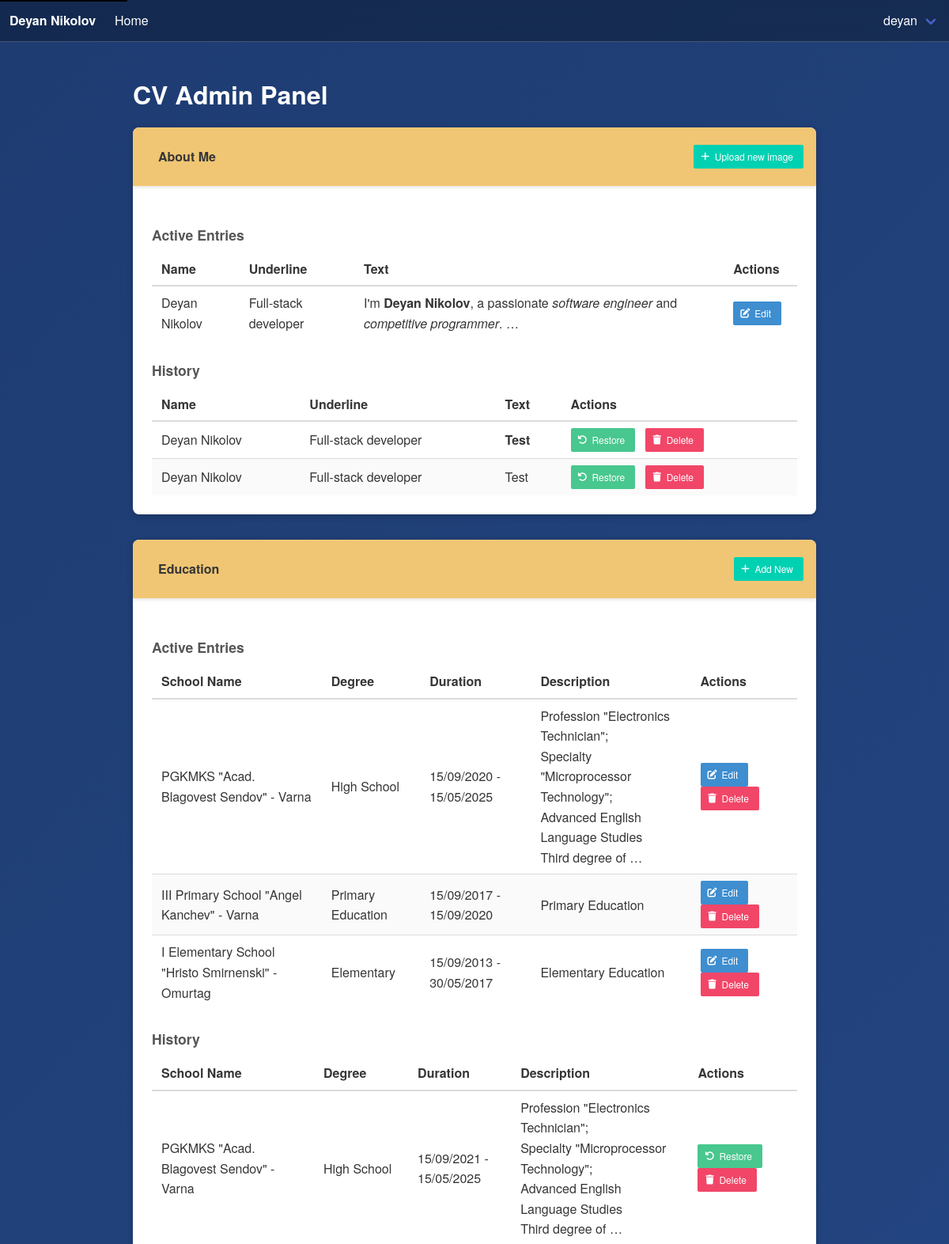
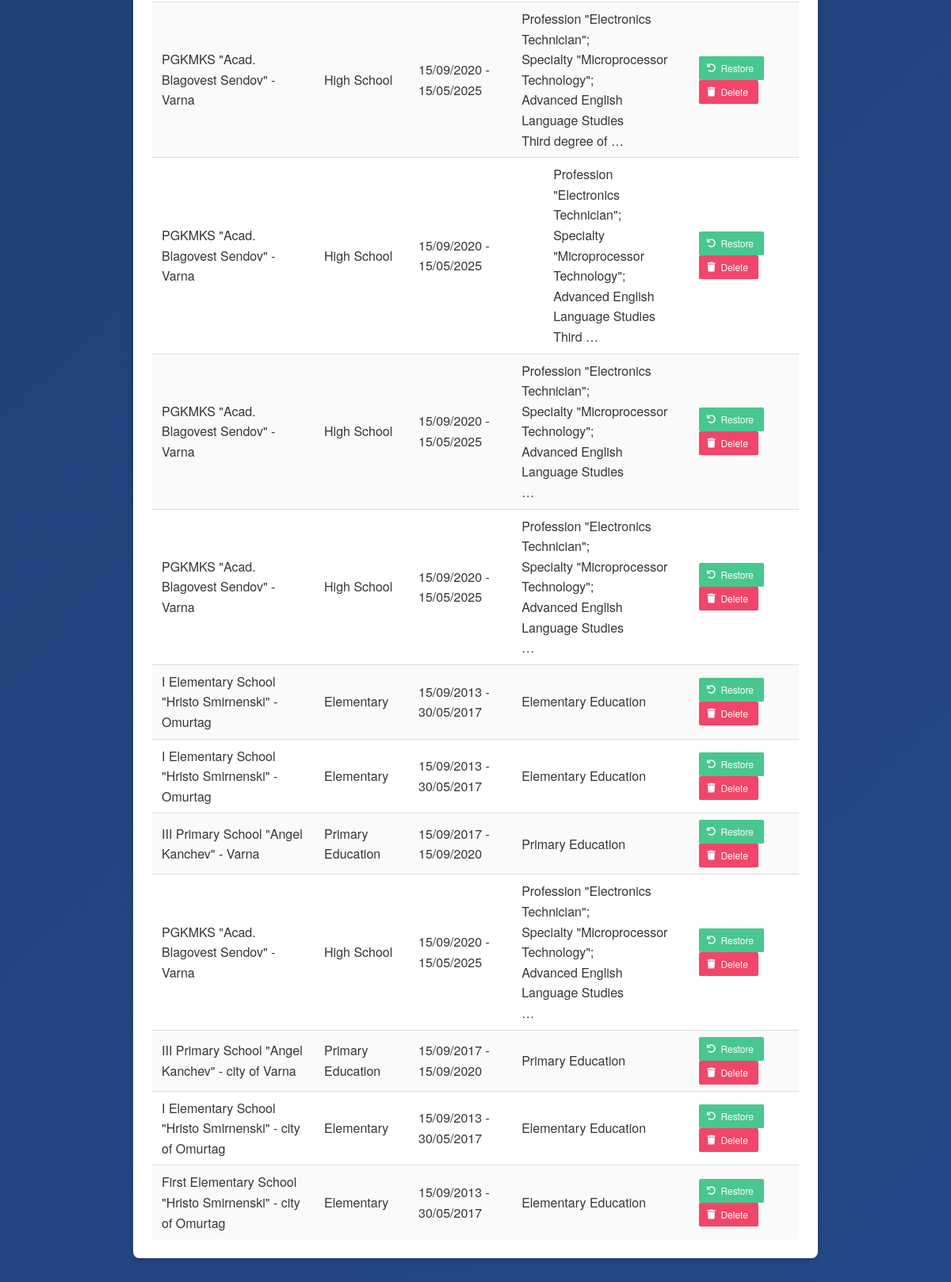
The page /accounts/cv-admin/ (signed in, upper part) on the database its author committed (2 pictures, top to bottom).
### accounts/models.py (models this page shows, shortened)
class CustomUser(AbstractUser):
    username = CharField(max_length=150, unique=True)
    first_name = CharField(max_length=150, blank=True)
    last_name = CharField(max_length=150, blank=True)
    email = CharField(max_length=150, unique=True)
    class Meta:
        verbose_name = "User"
        verbose_name_plural = "Users"
        ordering = ["username"]

### itbalgarche/models.py (models this page shows, shortened)
class AboutMe(models.Model):
    id = models.UUIDField(primary_key=True, default=uuid.uuid4, editable=False)
    image_name = models.CharField(max_length=255, null=True, blank=True)
    text = models.TextField()
    name = models.CharField(max_length=255)
    underline = models.CharField(max_length=255)
    created_at = models.DateTimeField(auto_now_add=True)
    updated_at = models.DateTimeField(auto_now=True)
    is_active = models.BooleanField(default=True)
    class Meta:
        verbose_name = "About Me"
        verbose_name_plural = "About Me"
        ordering = ['-created_at']

class Education(models.Model):
    id = models.UUIDField(primary_key=True, default=uuid.uuid4, editable=False)
    school_name = models.CharField(max_length=255)
    degree = models.CharField(max_length=255)
    start_date = models.CharField(max_length=255)
    end_date = models.CharField(max_length=255)
    graduated = models.BooleanField(default=False)
    description = models.TextField(default="", null=True, blank=True)
    created_at = models.DateTimeField(auto_now_add=True)
    updated_at = models.DateTimeField(auto_now=True)
    is_active = models.BooleanField(default=True)
    class Meta:
        verbose_name = "Education"
        verbose_name_plural = "Education"
        ordering = ['-created_at']

### accounts/views.py (the view)
# urls.py: path('cv-admin/', views.cv_admin, name='cv_admin'),
@login_required
@staff_member_required
def cv_admin(request):
    if not request.user.is_superuser:
        messages.error(request, "You are not authorized to access this page.")
        return redirect("/")
    context = {
        'aboutme_list': AboutMe.objects.filter(is_active=True),
        'aboutme_history_list': AboutMe.objects.filter(is_active=False),
        'education_list': Education.objects.filter(is_active=True),
        'education_history_list': Education.objects.filter(is_active=False),
        'certificate_list': Certificate.objects.filter(is_active=True),
        'certificate_history_list': Certificate.objects.filter(is_active=False),
        'course_list': Course.objects.filter(is_active=True),
        'course_history_list': Course.objects.filter(is_active=False),
        'achievement_list': Achievement.objects.filter(is_active=True),
        'achievement_history_list': Achievement.objects.filter(is_active=False),
        'contactdata_list': ContactData.objects.filter(is_active=True),
        'contactdata_history_list': ContactData.objects.filter(is_active=False),
    }
    return render(request, "accounts/cv_admin.html", context)

### templates/accounts/cv_admin.html (shortened to what this page needs)
{% extends "base.html" %}
{% load static %}
{% block content %}
    <section class="section">
        <div class="container">
            <h1 class="title" style="color:white;">CV Admin Panel</h1>
            <div class="card">
                <header class="card-header">
                    <p class="card-header-title">About Me</p>
                    <a class="button is-small is-primary add-new-btn" href="/accounts/cv-admin/add-image/">
                        <span class="icon"><i class="fas fa-plus"></i></span>
                        <span>Upload new image</span>
                    </a>
                </header>
                <div class="card-content">
                    <h3 class="subheading">Active Entries</h3>
                    <table class="table is-fullwidth is-striped is-hoverable">
                        <thead>
                        <tr>
                            <th>Name</th>
                            <th>Underline</th>
                            <th>Text</th>
                            <th>Actions</th>
                        </tr>
                        </thead>
                        <tbody>
                        {% for record in aboutme_list %}
                            <tr>
                                <td>{{ record.name }}</td>
                                <td>{{ record.underline }}</td>
                                <td>{{ record.text|truncatewords:10|safe }}</td>
                                <td>
                                    <a class="button is-small is-info action-button"
                                       href="{% url 'cv_edit' 'aboutme' record.id %}">
                                        <span class="icon"><i class="fas fa-edit"></i></span>
                                        <span>Edit</span>
                                    </a>
                                </td>
                            </tr>
                        {% empty %}
                            <tr>
                                <td colspan="4">No active About Me records found.</td>
                            </tr>
                        {% endfor %}
                        </tbody>
                    </table>
                    <h3 class="subheading">History</h3>
                    <table class="table is-fullwidth is-striped is-hoverable">
                        <thead>
                        <tr>
                            <th>Name</th>
                            <th>Underline</th>
                            <th>Text</th>
                            <th>Actions</th>
                        </tr>
                        </thead>
                        <tbody>
                        {% for record in aboutme_history_list %}
                            <tr>
                                <td>{{ record.name }}</td>
                                <td>{{ record.underline }}</td>
                                <td>{{ record.text|truncatewords:10|safe }}</td>
                                <td>
                                    <a class="button is-small is-success action-button"
                                       href="{% url 'cv_restore' 'aboutme' record.id %}">
                                        <span class="icon"><i class="fas fa-undo"></i></span>
                                        <span>Restore</span>
                                    </a>
                                    <a class="button is-small is-danger action-button"
                                       href="{% url 'cv_delete' 'aboutme' record.id %}"
                                       onclick="return confirm('Are you sure you want to permanently delete this record?');">
                                        <span class="icon"><i class="fas fa-trash"></i></span>
                                        <span>Delete</span>
                                    </a>
                                </td>
                            </tr>
                        {% empty %}
                            <tr>
                                <td colspan="4">No history for About Me records found.</td>
                            </tr>
                        {% endfor %}
                        </tbody>
                    </table>
                </div>
            </div>
            <div class="card">
                <header class="card-header">
                    <p class="card-header-title">Education</p>
                    <a class="button is-small is-primary add-new-btn" href="{% url 'cv_create' 'education' %}">
                        <span class="icon"><i class="fas fa-plus"></i></span>
                        <span>Add New</span>
                    </a>
                </header>
                <div class="card-content">
                    <h3 class="subheading">Active Entries</h3>
                    <table class="table is-fullwidth is-striped is-hoverable">
                        <thead>
                        <tr>
                            <th>School Name</th>
                            <th>Degree</th>
                            <th>Duration</th>
                            <th>Description</th>
                            <th>Actions</th>
                        </tr>
                        </thead>
                        <tbody>
                        {% for record in education_list %}
                            <tr>
                                <td>{{ record.school_name }}</td>
                                <td>{{ record.degree }}</td>
                                <td>{{ record.start_date }} - {{ record.end_date }}</td>
                                <td>{{ record.description|truncatewords:10|safe }}</td>
                                <td>
                                    <a class="button is-small is-info action-button"
                                       href="{% url 'cv_edit' 'education' record.id %}">
                                        <span class="icon"><i class="fas fa-edit"></i></span>
                                        <span>Edit</span>
                                    </a>
                                    <a class="button is-small is-danger action-button"
                                       href="{% url 'cv_delete' 'education' record.id %}"
                                       onclick="return confirm('Are you sure you want to permanently delete this record?');">
                                        <span class="icon"><i class="fas fa-trash"></i></span>
                                        <span>Delete</span>
                                    </a>
                                </td>
                            </tr>
                        {% empty %}
                            <tr>
                                <td colspan="5">No active Education records found.</td>
                            </tr>
                        {% endfor %}
                        </tbody>
                    </table>
                    <h3 class="subheading">History</h3>
                    <table class="table is-fullwidth is-striped is-hoverable">
                        <thead>
                        <tr>
                            <th>School Name</th>
                            <th>Degree</th>
                            <th>Duration</th>
                            <th>Description</th>
                            <th>Actions</th>
                        </tr>
                        </thead>
                        <tbody>
                        {% for record in education_history_list %}
                            <tr>
                                <td>{{ record.school_name }}</td>
                                <td>{{ record.degree }}</td>
                                <td>{{ record.start_date }} - {{ record.end_date }}</td>
                                <td>{{ record.description|truncatewords:10|safe }}</td>
                                <td>
                                    <a class="button is-small is-success action-button"
                                       href="{% url 'cv_restore' 'education' record.id %}">
                                        <span class="icon"><i class="fas fa-undo"></i></span>
                                        <span>Restore</span>
                                    </a>
                                    <a class="button is-small is-danger action-button"
                                       href="{% url 'cv_delete' 'education' record.id %}"
                                       onclick="return confirm('Are you sure you want to permanently delete this record?');">
                                        <span class="icon"><i class="fas fa-trash"></i></span>
                                        <span>Delete</span>
                                    </a>
                                </td>
                            </tr>
                        {% empty %}
                            <tr>
                                <td colspan="5">No history for Education records found.</td>
                            </tr>
                        {% endfor %}
                        </tbody>
                    </table>
                </div>
            </div>
        </div>
    </section>
{% endblock %}

### templates/base.html (shortened to what this page needs)
<!DOCTYPE html>
<html lang="en">
<head>
    <link rel="stylesheet" href="https://cdn.jsdelivr.net/npm/bulma@0.9.4/css/bulma.min.css">
    <link rel="stylesheet" href="https://cdnjs.cloudflare.com/ajax/libs/font-awesome/6.4.2/css/all.min.css">
</head>
<body>
<nav class="navbar is-transparent" role="navigation" aria-label="main navigation">
    <div class="navbar-brand">
        <a class="navbar-item navbar-navlink" href="/">
            <strong>Deyan Nikolov</strong>
        </a>
        <a class="navbar-item navbar-navlink" href="/">
            Home
        </a>
    </div>
    <div id="navMenu" class="navbar-menu">
        <div class="navbar-end">
            {% if request.user.is_authenticated %}
                <div class="navbar-item has-dropdown is-hoverable">
                    <a class="navbar-link">{{ request.user.username }}</a>
                </div>
            {% else %}
                <a class="navbar-item" href="{% url 'login' %}">Login</a>
                <a class="navbar-item" href="{% url 'register' %}">Register</a>
            {% endif %}
        </div>
    </div>
</nav>
<main id="main" class="main-container">
    <div class="container">
        {% block content %}{% endblock %}
    </div>
</main>
</body>
</html>

### templates/accounts/cv_admin.html (style rules this page uses)
.card { border-radius: 8px; overflow: hidden; box-shadow: 0 2px 8px rgba(0, 0, 0, 0.2); margin-bottom: 2rem; }
.card-header { background-color: #f0c674; color: #333; padding: 0.75rem 1rem; display: flex; justify-content: space-between; align-items: center; }
.action-button { margin-right: 0.5rem; }
table { width: 100%; }
th, td { vertical-align: middle !important; }
.subheading { margin-top: 1.5rem; margin-bottom: 0.5rem; font-weight: 600; font-size: 1.1rem; color: #555; }
.add-new-btn { font-size: 0.9rem; }

### templates/base.html (style rules this page uses)
body { background: linear-gradient(135deg, #1e3c72, #2a5298); color: #f4f4f4; min-height: 100vh; display: flex; flex-direction: column; font-family: 'Helvetica Neue', Helvetica, Arial, sans-serif; line-height: 1.6; margin: 0; }
a { transition: color 0.3s ease; }
.navbar { background: rgba(0, 0, 0, 0.3); backdrop-filter: blur(10px); border-bottom: 1px solid rgba(255, 255, 255, 0.2); }
.navbar a.navbar-item, .navbar a.navbar-link { color: #ffffff; }
.main-container { flex: 1; }
.container { max-width: 960px; margin: auto; }

### rows shown on the page
CustomUser: user.username "deyan"
AboutMe: name "Deyan Nikolov", underline "Full-stack developer", text "I'm Deyan Nikolov , a passionate software engineer and competitive programmer . …"
AboutMe: name "Deyan Nikolov", underline "Full-stack developer", text "Test"
AboutMe: name "Deyan Nikolov", underline "Full-stack developer", text "Test"
Education: school_name "PGKMKS \"Acad. Blagovest Sendov\" - Varna", degree "High School", start_date "15/09/2020", end_date "15/05/2025", description "Profession \"Electronics Technician\"; Specialty \"Microprocessor Technology\"; Advanced English Language Studies Third degree of …"
Education: school_name "III Primary School \"Angel Kanchev\" - Varna", degree "Primary Education", start_date "15/09/2017", end_date "15/09/2020", description "Primary Education"
Education: school_name "I Elementary School \"Hristo Smirnenski\" - Omurtag", degree "Elementary", start_date "15/09/2013", end_date "30/05/2017", description "Elementary Education"
Education: school_name "PGKMKS \"Acad. Blagovest Sendov\" - Varna", degree "High School", start_date "15/09/2021", end_date "15/05/2025", description "Profession \"Electronics Technician\"; Specialty \"Microprocessor Technology\"; Advanced English Language Studies Third degree of …"
Education: school_name "PGKMKS \"Acad. Blagovest Sendov\" - Varna", degree "High School", start_date "15/09/2020", end_date "15/05/2025", description "Profession \"Electronics Technician\"; Specialty \"Microprocessor Technology\"; Advanced English Language Studies Third degree of …"
Education: school_name "PGKMKS \"Acad. Blagovest Sendov\" - Varna", degree "High School", start_date "15/09/2020", end_date "15/05/2025", description "Profession \"Electronics Technician\"; Specialty \"Microprocessor Technology\"; Advanced English Language Studies Third …"
Education: school_name "PGKMKS \"Acad. Blagovest Sendov\" - Varna", degree "High School", start_date "15/09/2020", end_date "15/05/2025", description "Profession \"Electronics Technician\"; Specialty \"Microprocessor Technology\"; Advanced English Language Studies …"
Education: school_name "PGKMKS \"Acad. Blagovest Sendov\" - Varna", degree "High School", start_date "15/09/2020", end_date "15/05/2025", description "Profession \"Electronics Technician\"; Specialty \"Microprocessor Technology\"; Advanced English Language Studies …"
Education: school_name "I Elementary School \"Hristo Smirnenski\" - Omurtag", degree "Elementary", start_date "15/09/2013", end_date "30/05/2017", description "Elementary Education"
Education: school_name "I Elementary School \"Hristo Smirnenski\" - Omurtag", degree "Elementary", start_date "15/09/2013", end_date "30/05/2017", description "Elementary Education"
Education: school_name "III Primary School \"Angel Kanchev\" - Varna", degree "Primary Education", start_date "15/09/2017", end_date "15/09/2020", description "Primary Education"
Education: school_name "PGKMKS \"Acad. Blagovest Sendov\" - Varna", degree "High School", start_date "15/09/2020", end_date "15/05/2025", description "Profession \"Electronics Technician\"; Specialty \"Microprocessor Technology\"; Advanced English Language Studies …"
Education: school_name "III Primary School \"Angel Kanchev\" - city of Varna", degree "Primary Education", start_date "15/09/2017", end_date "15/09/2020", description "Primary Education"
Education: school_name "I Elementary School \"Hristo Smirnenski\" - city of Omurtag", degree "Elementary", start_date "15/09/2013", end_date "30/05/2017", description "Elementary Education"
Education: school_name "First Elementary School \"Hristo Smirnenski\" - city of Omurtag", degree "Elementary", start_date "15/09/2013", end_date "30/05/2017", description "Elementary Education"
